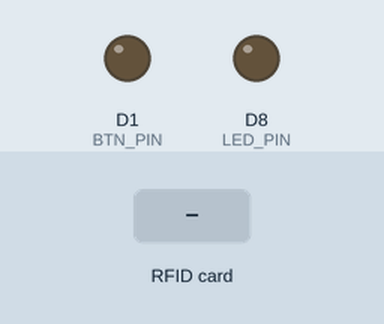
This sketch was run on a simulated ESP8266 (NodeMCU). Shown: output pins drawn as LEDs (lit = HIGH). The test bench sets the inputs (shaded band). WiFi joins after 1.5 s; servers stay silent unless stated; uploads are accepted with an empty reply; what the sketch prints to the serial monitor is not drawn.

Above: at 2.7 s.
2.8 s: RFID card 12 34 56 78 held to the reader
At 4.3 s:
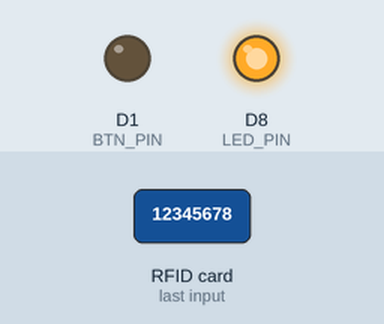
5.8 s: RFID card 5E 7A 19 C4 held to the reader
At 9.7 s:
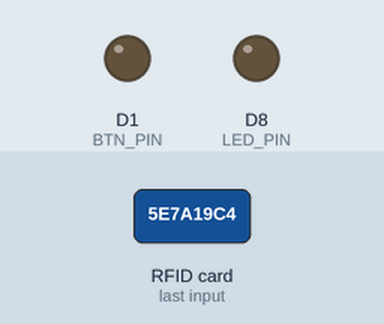
Timing chart, 0 to 11.2 s (numbered marks = the images above; inputs shaded):
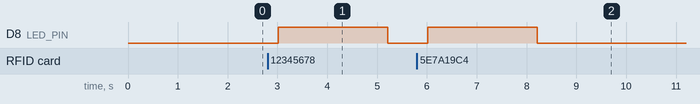

The sketch:

AbsenRFID.ino
```cpp
#include <SPI.h>
#include <MFRC522.h>

#include <ESP8266HTTPClient.h>
#include <ESP8266WiFi.h>

//Network SSID
const char* ssid = "pon";
const char* password = "12345678";

//pengenal host (server) = IP Address komputer server
const char* host = "192.168.193.186";

#define LED_PIN 15 //D8
#define BTN_PIN D1  //D1

//sediakan variabel untuk RFID
#define SDA_PIN 2  //D4
#define RST_PIN 0  //D3

MFRC522 mfrc522(SDA_PIN, RST_PIN);

void setup() {
  Serial.begin(115200);

  //setting koneksi wifi
  WiFi.hostname("NodeMCU");
  WiFi.begin(ssid, password);

  //cek koneksi wifi
  while(WiFi.status() != WL_CONNECTED)
  {
    //progress sedang mencari WiFi
    delay(500);
    Serial.print(".");
  }

  Serial.println("Wifi Connected");
  Serial.println("IP Address : ");
  Serial.println(WiFi.localIP());

  pinMode(LED_PIN, OUTPUT);
  pinMode(BTN_PIN, OUTPUT);

  SPI.begin();
  mfrc522.PCD_Init();
  Serial.println("Dekatkan Kartu RFID Anda ke Reader");
  Serial.println();
}

void loop() {
  //baca status pin button kemudian uji
//  if(digitalRead(BTN_PIN)==1)   //ditekan
//  {
//     Serial.println("OK");
//     //nyalakan lampu LED
//     digitalWrite(LED_PIN, HIGH);
//     while(digitalRead(BTN_PIN)==1) ;   //menahan proses sampai tombol dilepas
//     //ubah mode absensi di aplikasi web
//     String getData, Link ;
//     HTTPClient http ;
//     //Get Data
//     Link = "http://192.168.43.20/absensi/ubahmode.php";
//     http.begin(Link);
//
//     int httpCode = http.GET();
//     String payload = http.getString();
//
//     Serial.println(payload);
//     http.end();
//  }

  //matikan lampu LED
  digitalWrite(LED_PIN, LOW);

  if(! mfrc522.PICC_IsNewCardPresent())
     return ;

  if(! mfrc522.PICC_ReadCardSerial())
     return ;

  String IDTAG = "";
  for(byte i=0; i<mfrc522.uid.size; i++)
  {
      IDTAG += mfrc522.uid.uidByte[i];
  }


  //kirim nomor kartu RFID untuk disimpan ke tabel tmprfid
  WiFiClient client;
  const int httpPort = 80;
  if(!client.connect(host, httpPort))
  {
     Serial.println("Connection Failed");
     digitalWrite(LED_PIN, HIGH);
     delay(200);
     digitalWrite(LED_PIN, LOW);
     delay(100);
     digitalWrite(LED_PIN, HIGH);
     delay(200);
     digitalWrite(LED_PIN, LOW);
     return;
  }

  //nyalakan lampu LED
  digitalWrite(LED_PIN, HIGH);
  String Link;
  HTTPClient http;
  Link = "http://192.168.193.186/absensiv3/absensi.php?token=A001&nokartu=" + IDTAG;
  http.begin(Link);

  int httpCode = http.GET();
  String payload = http.getString();
  Serial.println(payload);
  http.end();

  delay(2000);
}
```

Measured:
- after the input at 2.8 s, D8 (LED_PIN): LOW → HIGH after 0.21 s, → LOW 2.2 s later
- after the input at 5.8 s, D8 (LED_PIN): LOW → HIGH after 0.22 s, → LOW 2.2 s later
